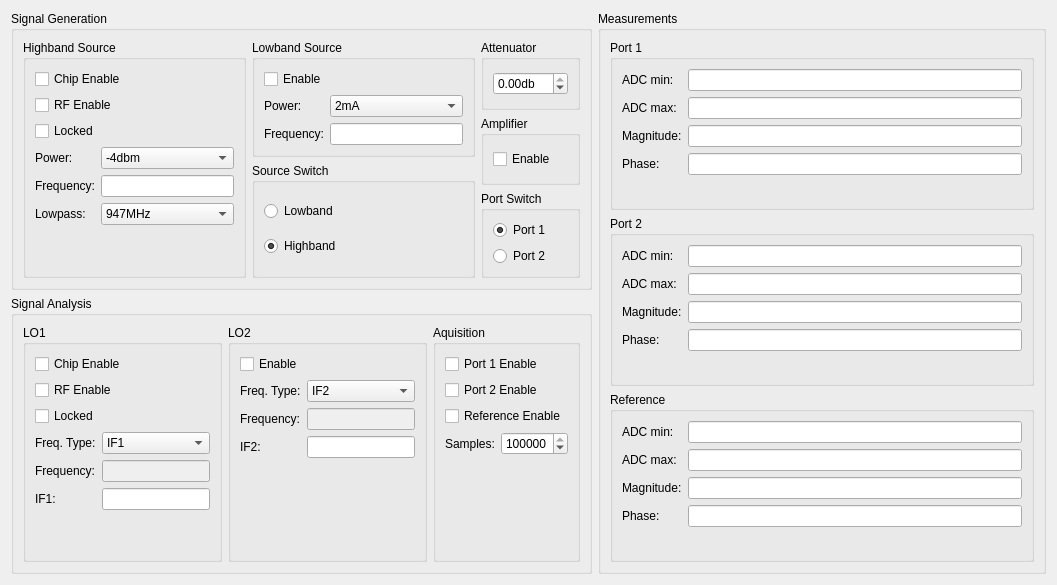
<?xml version="1.0" encoding="UTF-8"?>
<ui version="4.0">
 <class>ManualControlDialog</class>
 <widget class="QDialog" name="ManualControlDialog">
  <property name="windowModality">
   <enum>Qt::ApplicationModal</enum>
  </property>
  <property name="geometry">
   <rect>
    <x>0</x>
    <y>0</y>
    <width>1057</width>
    <height>585</height>
   </rect>
  </property>
  <property name="windowTitle">
   <string>Manual System Control</string>
  </property>
  <layout class="QHBoxLayout" name="horizontalLayout_4">
   <item>
    <layout class="QVBoxLayout" name="verticalLayout_15">
     <item>
      <widget class="QGroupBox" name="groupBox_10">
       <property name="title">
        <string>Signal Generation</string>
       </property>
       <layout class="QVBoxLayout" name="verticalLayout_14">
        <item>
         <layout class="QHBoxLayout" name="horizontalLayout_3">
          <item>
           <layout class="QHBoxLayout" name="horizontalLayout_2">
            <item>
             <widget class="QGroupBox" name="groupBox">
              <property name="title">
               <string>Highband Source</string>
              </property>
              <layout class="QVBoxLayout" name="verticalLayout_10">
               <item>
                <widget class="QCheckBox" name="SourceCE">
                 <property name="text">
                  <string>Chip Enable</string>
                 </property>
                </widget>
               </item>
               <item>
                <widget class="QCheckBox" name="SourceRFEN">
                 <property name="text">
                  <string>RF Enable</string>
                 </property>
                </widget>
               </item>
               <item>
                <widget class="QCheckBox" name="SourceLocked">
                 <property name="enabled">
                  <bool>true</bool>
                 </property>
                 <property name="text">
                  <string>Locked</string>
                 </property>
                </widget>
               </item>
               <item>
                <layout class="QFormLayout" name="formLayout">
                 <item row="0" column="0">
                  <widget class="QLabel" name="label">
                   <property name="text">
                    <string>Power:</string>
                   </property>
                  </widget>
                 </item>
                 <item row="0" column="1">
                  <widget class="QComboBox" name="SourceHighPower">
                   <item>
                    <property name="text">
                     <string>-4dbm</string>
                    </property>
                   </item>
                   <item>
                    <property name="text">
                     <string>-1dbm</string>
                    </property>
                   </item>
                   <item>
                    <property name="text">
                     <string>+2dbm</string>
                    </property>
                   </item>
                   <item>
                    <property name="text">
                     <string>+5dbm</string>
                    </property>
                   </item>
                  </widget>
                 </item>
                 <item row="1" column="0">
                  <widget class="QLabel" name="label_2">
                   <property name="text">
                    <string>Frequency:</string>
                   </property>
                  </widget>
                 </item>
                 <item row="1" column="1">
                  <widget class="SIUnitEdit" name="SourceHighFrequency"/>
                 </item>
                 <item row="2" column="0">
                  <widget class="QLabel" name="label_3">
                   <property name="text">
                    <string>Lowpass:</string>
                   </property>
                  </widget>
                 </item>
                 <item row="2" column="1">
                  <widget class="QComboBox" name="SourceLowpass">
                   <item>
                    <property name="text">
                     <string>947MHz</string>
                    </property>
                   </item>
                   <item>
                    <property name="text">
                     <string>1880MHz</string>
                    </property>
                   </item>
                   <item>
                    <property name="text">
                     <string>3500MHz</string>
                    </property>
                   </item>
                   <item>
                    <property name="text">
                     <string>None</string>
                    </property>
                   </item>
                  </widget>
                 </item>
                </layout>
               </item>
              </layout>
             </widget>
            </item>
            <item>
             <layout class="QVBoxLayout" name="verticalLayout_7">
              <item>
               <widget class="QGroupBox" name="groupBox_2">
                <property name="title">
                 <string>Lowband Source</string>
                </property>
                <layout class="QVBoxLayout" name="verticalLayout_2">
                 <item>
                  <layout class="QVBoxLayout" name="verticalLayout">
                   <item>
                    <widget class="QCheckBox" name="SourceLowEnable">
                     <property name="text">
                      <string>Enable</string>
                     </property>
                    </widget>
                   </item>
                   <item>
                    <layout class="QFormLayout" name="formLayout_2">
                     <item row="0" column="0">
                      <widget class="QLabel" name="label_4">
                       <property name="text">
                        <string>Power:</string>
                       </property>
                      </widget>
                     </item>
                     <item row="0" column="1">
                      <widget class="QComboBox" name="SourceLowPower">
                       <item>
                        <property name="text">
                         <string>2mA</string>
                        </property>
                       </item>
                       <item>
                        <property name="text">
                         <string>4mA</string>
                        </property>
                       </item>
                       <item>
                        <property name="text">
                         <string>6mA</string>
                        </property>
                       </item>
                       <item>
                        <property name="text">
                         <string>8mA</string>
                        </property>
                       </item>
                      </widget>
                     </item>
                     <item row="1" column="0">
                      <widget class="QLabel" name="label_5">
                       <property name="text">
                        <string>Frequency:</string>
                       </property>
                      </widget>
                     </item>
                     <item row="1" column="1">
                      <widget class="SIUnitEdit" name="SourceLowFrequency"/>
                     </item>
                    </layout>
                   </item>
                  </layout>
                 </item>
                </layout>
               </widget>
              </item>
              <item>
               <widget class="QGroupBox" name="groupBox_3">
                <property name="title">
                 <string>Source Switch</string>
                </property>
                <layout class="QVBoxLayout" name="verticalLayout_3">
                 <item>
                  <widget class="QRadioButton" name="SwitchLowband">
                   <property name="text">
                    <string>Lowband</string>
                   </property>
                   <attribute name="buttonGroup">
                    <string notr="true">SourceSwitchGroup</string>
                   </attribute>
                  </widget>
                 </item>
                 <item>
                  <widget class="QRadioButton" name="SwitchHighband">
                   <property name="text">
                    <string>Highband</string>
                   </property>
                   <property name="checked">
                    <bool>true</bool>
                   </property>
                   <attribute name="buttonGroup">
                    <string notr="true">SourceSwitchGroup</string>
                   </attribute>
                  </widget>
                 </item>
                </layout>
               </widget>
              </item>
             </layout>
            </item>
           </layout>
          </item>
          <item>
           <layout class="QVBoxLayout" name="verticalLayout_12">
            <item>
             <widget class="QGroupBox" name="groupBox_4">
              <property name="title">
               <string>Attenuator</string>
              </property>
              <layout class="QVBoxLayout" name="verticalLayout_4">
               <item>
                <widget class="QDoubleSpinBox" name="Attenuator">
                 <property name="suffix">
                  <string>db</string>
                 </property>
                 <property name="minimum">
                  <double>-31.750000000000000</double>
                 </property>
                 <property name="maximum">
                  <double>0.000000000000000</double>
                 </property>
                 <property name="singleStep">
                  <double>0.250000000000000</double>
                 </property>
                </widget>
               </item>
              </layout>
             </widget>
            </item>
            <item>
             <widget class="QGroupBox" name="groupBox_5">
              <property name="title">
               <string>Amplifier</string>
              </property>
              <layout class="QVBoxLayout" name="verticalLayout_11">
               <item>
                <widget class="QCheckBox" name="AmplifierEnable">
                 <property name="text">
                  <string>Enable</string>
                 </property>
                 <property name="checked">
                  <bool>false</bool>
                 </property>
                </widget>
               </item>
              </layout>
             </widget>
            </item>
            <item>
             <widget class="QGroupBox" name="groupBox_6">
              <property name="title">
               <string>Port Switch</string>
              </property>
              <layout class="QVBoxLayout" name="verticalLayout_5">
               <item>
                <widget class="QRadioButton" name="Port1Switch">
                 <property name="text">
                  <string>Port 1</string>
                 </property>
                 <property name="checked">
                  <bool>true</bool>
                 </property>
                 <attribute name="buttonGroup">
                  <string notr="true">PortSwitchGroup</string>
                 </attribute>
                </widget>
               </item>
               <item>
                <widget class="QRadioButton" name="Port2Switch">
                 <property name="text">
                  <string>Port 2</string>
                 </property>
                 <attribute name="buttonGroup">
                  <string notr="true">PortSwitchGroup</string>
                 </attribute>
                </widget>
               </item>
              </layout>
             </widget>
            </item>
           </layout>
          </item>
         </layout>
        </item>
       </layout>
      </widget>
     </item>
     <item>
      <widget class="QGroupBox" name="groupBox_11">
       <property name="title">
        <string>Signal Analysis</string>
       </property>
       <layout class="QVBoxLayout" name="verticalLayout_13">
        <item>
         <layout class="QHBoxLayout" name="horizontalLayout">
          <item>
           <widget class="QGroupBox" name="groupBox_7">
            <property name="title">
             <string>LO1</string>
            </property>
            <layout class="QVBoxLayout" name="verticalLayout_6">
             <item>
              <widget class="QCheckBox" name="LO1CE">
               <property name="text">
                <string>Chip Enable</string>
               </property>
              </widget>
             </item>
             <item>
              <widget class="QCheckBox" name="LO1RFEN">
               <property name="text">
                <string>RF Enable</string>
               </property>
              </widget>
             </item>
             <item>
              <widget class="QCheckBox" name="LO1locked">
               <property name="enabled">
                <bool>true</bool>
               </property>
               <property name="text">
                <string>Locked</string>
               </property>
              </widget>
             </item>
             <item>
              <layout class="QFormLayout" name="formLayout_3">
               <item row="0" column="0">
                <widget class="QLabel" name="label_8">
                 <property name="text">
                  <string>Freq. Type:</string>
                 </property>
                </widget>
               </item>
               <item row="0" column="1">
                <widget class="QComboBox" name="LO1FreqType">
                 <item>
                  <property name="text">
                   <string>IF1</string>
                  </property>
                 </item>
                 <item>
                  <property name="text">
                   <string>Absolute</string>
                  </property>
                 </item>
                </widget>
               </item>
               <item row="1" column="0">
                <widget class="QLabel" name="label_7">
                 <property name="text">
                  <string>Frequency:</string>
                 </property>
                </widget>
               </item>
               <item row="1" column="1">
                <widget class="SIUnitEdit" name="LO1Frequency">
                 <property name="enabled">
                  <bool>false</bool>
                 </property>
                </widget>
               </item>
               <item row="2" column="0">
                <widget class="QLabel" name="label_6">
                 <property name="text">
                  <string>IF1:</string>
                 </property>
                </widget>
               </item>
               <item row="2" column="1">
                <widget class="SIUnitEdit" name="IF1"/>
               </item>
              </layout>
             </item>
            </layout>
           </widget>
          </item>
          <item>
           <widget class="QGroupBox" name="groupBox_8">
            <property name="title">
             <string>LO2</string>
            </property>
            <layout class="QVBoxLayout" name="verticalLayout_9">
             <item>
              <widget class="QCheckBox" name="LO2EN">
               <property name="text">
                <string>Enable</string>
               </property>
              </widget>
             </item>
             <item>
              <layout class="QFormLayout" name="formLayout_4">
               <item row="0" column="0">
                <widget class="QLabel" name="label_9">
                 <property name="text">
                  <string>Freq. Type:</string>
                 </property>
                </widget>
               </item>
               <item row="0" column="1">
                <widget class="QComboBox" name="LO2FreqType">
                 <item>
                  <property name="text">
                   <string>IF2</string>
                  </property>
                 </item>
                 <item>
                  <property name="text">
                   <string>Absolute</string>
                  </property>
                 </item>
                </widget>
               </item>
               <item row="1" column="0">
                <widget class="QLabel" name="label_10">
                 <property name="text">
                  <string>Frequency:</string>
                 </property>
                </widget>
               </item>
               <item row="1" column="1">
                <widget class="SIUnitEdit" name="LO2Frequency">
                 <property name="enabled">
                  <bool>false</bool>
                 </property>
                </widget>
               </item>
               <item row="2" column="0">
                <widget class="QLabel" name="label_11">
                 <property name="text">
                  <string>IF2:</string>
                 </property>
                </widget>
               </item>
               <item row="2" column="1">
                <widget class="SIUnitEdit" name="IF2"/>
               </item>
              </layout>
             </item>
            </layout>
           </widget>
          </item>
          <item>
           <widget class="QGroupBox" name="groupBox_9">
            <property name="title">
             <string>Aquisition</string>
            </property>
            <layout class="QVBoxLayout" name="verticalLayout_8">
             <item>
              <widget class="QCheckBox" name="Port1Enable">
               <property name="text">
                <string>Port 1 Enable</string>
               </property>
              </widget>
             </item>
             <item>
              <widget class="QCheckBox" name="Port2Enable">
               <property name="text">
                <string>Port 2 Enable</string>
               </property>
              </widget>
             </item>
             <item>
              <widget class="QCheckBox" name="RefEnable">
               <property name="text">
                <string>Reference Enable</string>
               </property>
              </widget>
             </item>
             <item>
              <layout class="QFormLayout" name="formLayout_5">
               <item row="0" column="0">
                <widget class="QLabel" name="label_12">
                 <property name="text">
                  <string>Samples:</string>
                 </property>
                </widget>
               </item>
               <item row="0" column="1">
                <widget class="QSpinBox" name="Samples">
                 <property name="minimum">
                  <number>128</number>
                 </property>
                 <property name="maximum">
                  <number>131072</number>
                 </property>
                 <property name="singleStep">
                  <number>128</number>
                 </property>
                 <property name="value">
                  <number>131072</number>
                 </property>
                </widget>
               </item>
              </layout>
             </item>
            </layout>
           </widget>
          </item>
         </layout>
        </item>
       </layout>
      </widget>
     </item>
    </layout>
   </item>
   <item>
    <widget class="QGroupBox" name="groupBox_12">
     <property name="title">
      <string>Measurements</string>
     </property>
     <layout class="QVBoxLayout" name="verticalLayout_16">
      <item>
       <widget class="QGroupBox" name="groupBox_16">
        <property name="title">
         <string>Port 1</string>
        </property>
        <layout class="QVBoxLayout" name="verticalLayout_19">
         <item>
          <layout class="QFormLayout" name="formLayout_9">
           <item row="0" column="0">
            <widget class="QLabel" name="label_25">
             <property name="text">
              <string>ADC min:</string>
             </property>
            </widget>
           </item>
           <item row="0" column="1">
            <widget class="QLineEdit" name="port1min"/>
           </item>
           <item row="1" column="0">
            <widget class="QLabel" name="label_26">
             <property name="text">
              <string>ADC max:</string>
             </property>
            </widget>
           </item>
           <item row="1" column="1">
            <widget class="QLineEdit" name="port1max"/>
           </item>
           <item row="2" column="0">
            <widget class="QLabel" name="label_27">
             <property name="text">
              <string>Magnitude:</string>
             </property>
            </widget>
           </item>
           <item row="2" column="1">
            <widget class="QLineEdit" name="port1mag"/>
           </item>
           <item row="3" column="0">
            <widget class="QLabel" name="label_28">
             <property name="text">
              <string>Phase:</string>
             </property>
            </widget>
           </item>
           <item row="3" column="1">
            <widget class="QLineEdit" name="port1phase"/>
           </item>
          </layout>
         </item>
        </layout>
       </widget>
      </item>
      <item>
       <widget class="QGroupBox" name="groupBox_14">
        <property name="title">
         <string>Port 2</string>
        </property>
        <layout class="QVBoxLayout" name="verticalLayout_17">
         <item>
          <layout class="QFormLayout" name="formLayout_7">
           <item row="0" column="0">
            <widget class="QLabel" name="label_17">
             <property name="text">
              <string>ADC min:</string>
             </property>
            </widget>
           </item>
           <item row="0" column="1">
            <widget class="QLineEdit" name="port2min"/>
           </item>
           <item row="1" column="0">
            <widget class="QLabel" name="label_18">
             <property name="text">
              <string>ADC max:</string>
             </property>
            </widget>
           </item>
           <item row="1" column="1">
            <widget class="QLineEdit" name="port2max"/>
           </item>
           <item row="2" column="0">
            <widget class="QLabel" name="label_19">
             <property name="text">
              <string>Magnitude:</string>
             </property>
            </widget>
           </item>
           <item row="2" column="1">
            <widget class="QLineEdit" name="port2mag"/>
           </item>
           <item row="3" column="0">
            <widget class="QLabel" name="label_20">
             <property name="text">
              <string>Phase:</string>
             </property>
            </widget>
           </item>
           <item row="3" column="1">
            <widget class="QLineEdit" name="port2phase"/>
           </item>
          </layout>
         </item>
        </layout>
       </widget>
      </item>
      <item>
       <widget class="QGroupBox" name="groupBox_15">
        <property name="title">
         <string>Reference</string>
        </property>
        <layout class="QVBoxLayout" name="verticalLayout_18">
         <item>
          <layout class="QFormLayout" name="formLayout_8">
           <item row="0" column="0">
            <widget class="QLabel" name="label_21">
             <property name="text">
              <string>ADC min:</string>
             </property>
            </widget>
           </item>
           <item row="0" column="1">
            <widget class="QLineEdit" name="refmin"/>
           </item>
           <item row="1" column="0">
            <widget class="QLabel" name="label_22">
             <property name="text">
              <string>ADC max:</string>
             </property>
            </widget>
           </item>
           <item row="1" column="1">
            <widget class="QLineEdit" name="refmax"/>
           </item>
           <item row="2" column="0">
            <widget class="QLabel" name="label_23">
             <property name="text">
              <string>Magnitude:</string>
             </property>
            </widget>
           </item>
           <item row="2" column="1">
            <widget class="QLineEdit" name="refmag"/>
           </item>
           <item row="3" column="0">
            <widget class="QLabel" name="label_24">
             <property name="text">
              <string>Phase:</string>
             </property>
            </widget>
           </item>
           <item row="3" column="1">
            <widget class="QLineEdit" name="refphase"/>
           </item>
          </layout>
         </item>
        </layout>
       </widget>
      </item>
     </layout>
    </widget>
   </item>
  </layout>
 </widget>
 <customwidgets>
  <customwidget>
   <class>SIUnitEdit</class>
   <extends>QLineEdit</extends>
   <header>CustomWidgets/siunitedit.h</header>
  </customwidget>
 </customwidgets>
 <resources/>
 <connections/>
 <buttongroups>
  <buttongroup name="PortSwitchGroup"/>
  <buttongroup name="SourceSwitchGroup"/>
 </buttongroups>
</ui>
